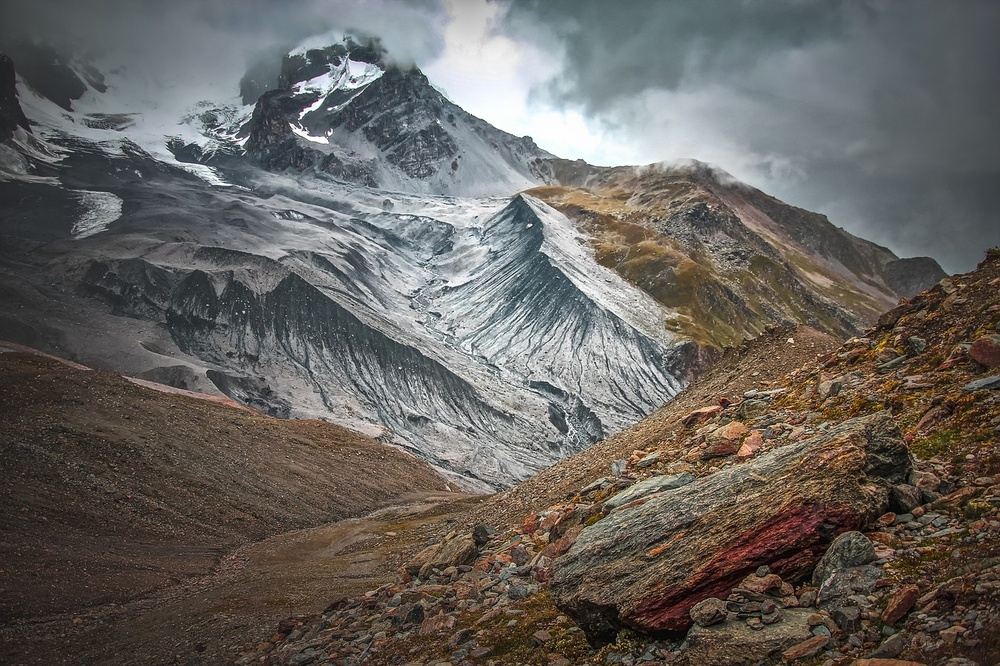
#> input picture img/image.jpg, 1000 x 666 px, shrunk from 1280 x 853 before the run, found by its file name
$ python opencv_lec02.py
#> lines starting #> are read from the running program, lines starting #| are printed output that depends on the picture; after the words box and inside, x2 and y2 are one past the last pixel; in counts of white or black regions, pixels touching at a corner belong together
# histogram
import cv2
import numpy as np

image = cv2.imread("D:\python\Vision\image.jpg")
#> image is the input picture: shape (666, 1000, 3); mean B, G, R 94.6, 99.1, 103
gray = cv2.cvtColor(image, cv2.COLOR_BGR2GRAY)
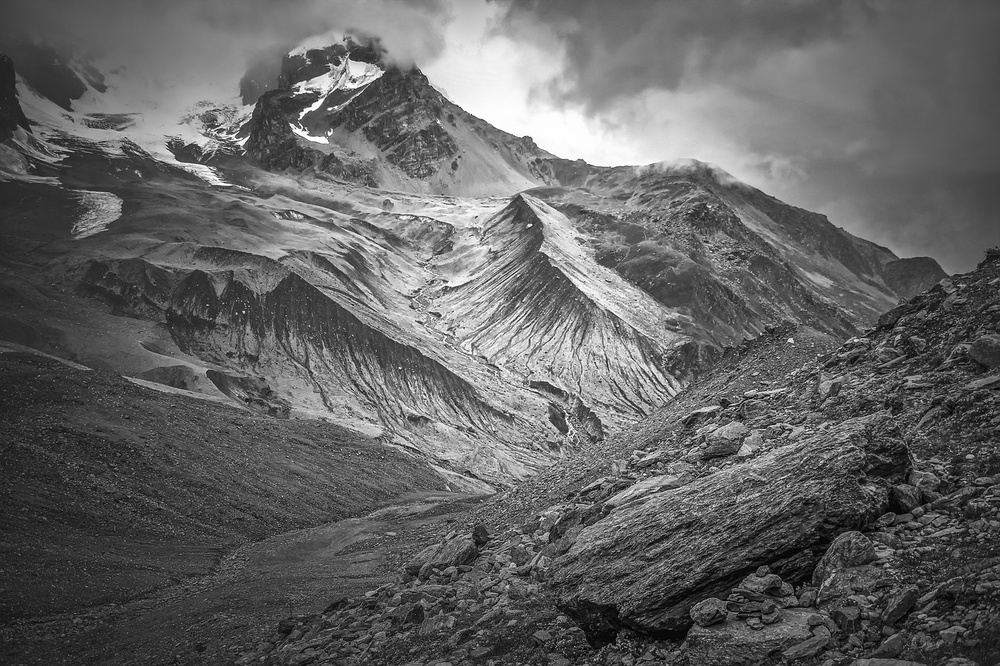
#> gray: shape (666, 1000); min 0, max 255, mean 99.7
result = np.zeros((image.shape[0], 256), dtype=np.uint8)

hist = cv2.calcHist([image], [0], None, [256], [0, 256])
#> hist = 256 values, max 6022 at index 54, min 340 at index 245, mean 2601.6
cv2.normalize(hist, hist, 0, 255, cv2.NORM_MINMAX)

for x, y in enumerate(hist):
    cv2.line(result, (int(x), image.shape[0]),
             (int(x), image.shape[0] - int(y[0])), 255)
#> this loop made 256 passes
#> y on passes 1 to 3: [145], [15.12], [17.37]
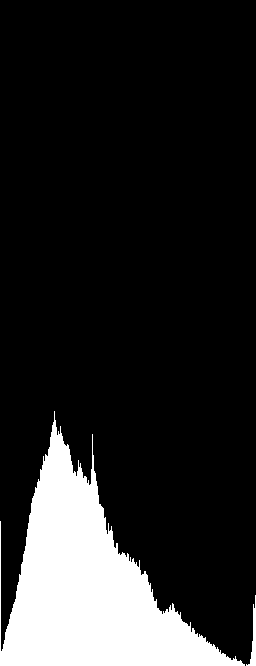
#> result: shape (666, 256); 15.2% white; 2 white regions, box (x1, y1, x2, y2) and area: (0, 411, 245, 666) 25608, (246, 595, 256, 666) 244

dst = np.hstack([image[:, :, 0], result])
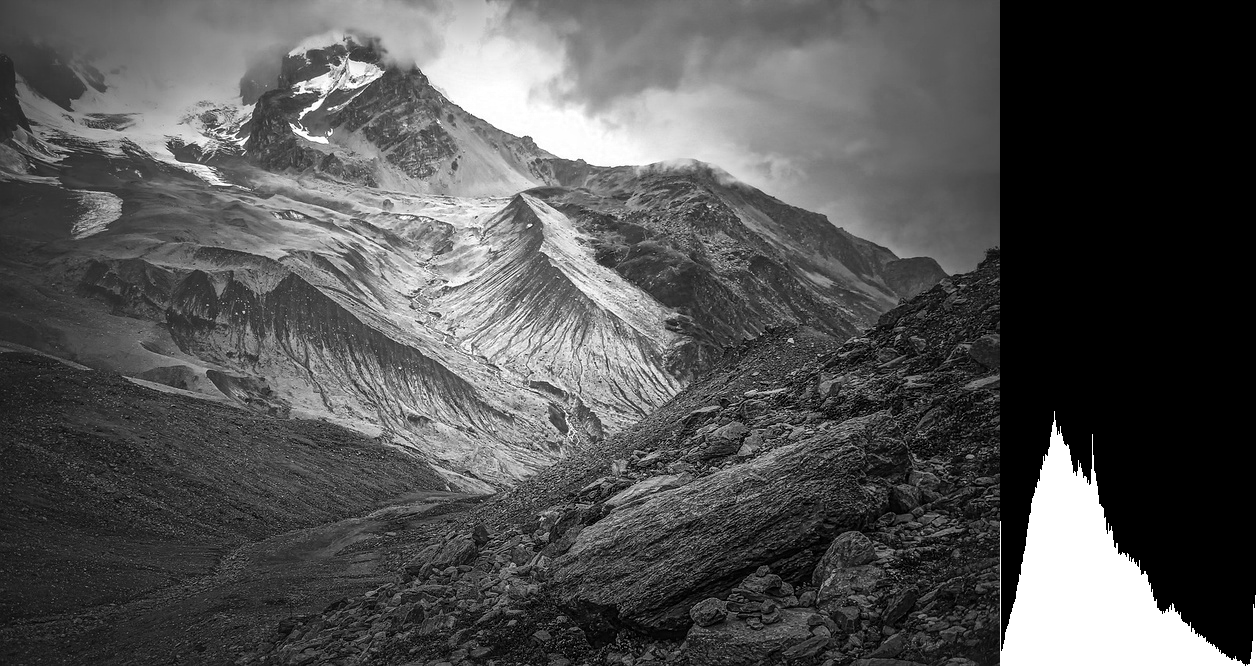
#> dst: shape (666, 1256); min 0, max 255, mean 83.2
cv2.imshow("dst", dst)
cv2.waitKey(0)
cv2.destroyAllWindows()

$ run again, with img/four.jpg copied over img/image.jpg
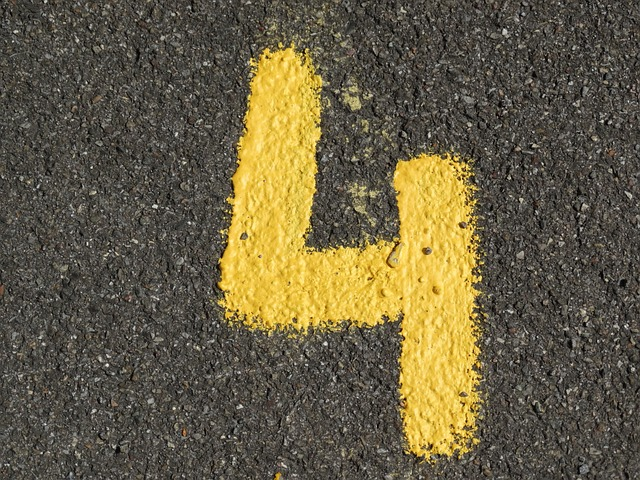
#> input picture img/four.jpg, 640 x 480 px, found by its file name
#> image is the input picture: shape (480, 640, 3); mean B, G, R 68.3, 94.2, 103.3
#> hist = 256 values, max 5066 at index 60, min 0 at index 221, mean 1200
#> the loop `for x, y in enumerate(hist):` made 256 passes
#> y on passes 1 to 3: [104.9], [11.83], [12.13]
#> after the loop `for x, y in enumerate(hist):`:
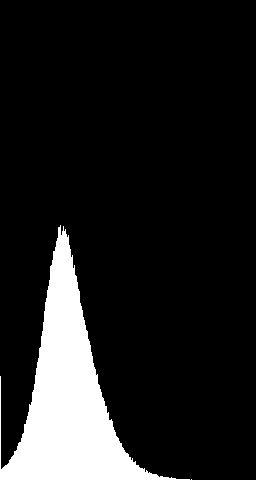
#> result: shape (480, 256); 12.5% white; 2 white regions (1 under 20 px), largest, box (x1, y1, x2, y2) and area: (0, 225, 190, 480) 15352
#> `dst = np.hstack([image[:, :, 0], result])`:
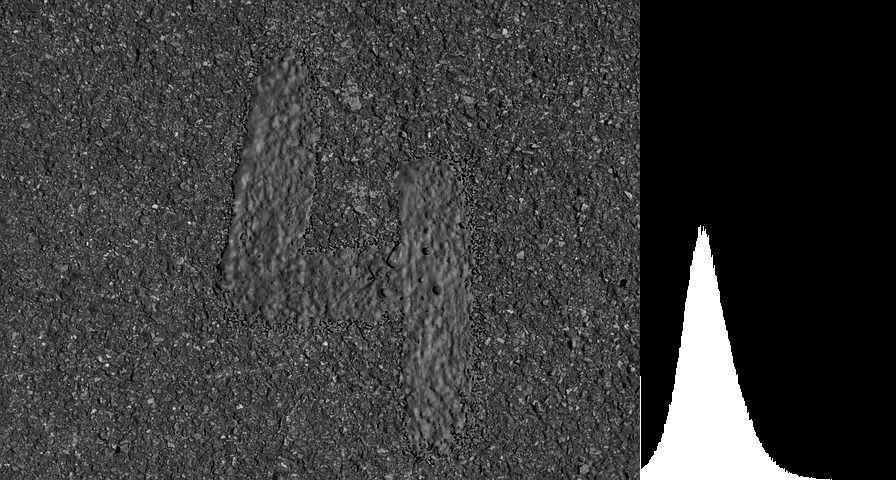
#> dst: shape (480, 896); min 0, max 255, mean 57.9

$ run again, with img/one.jpg copied over img/image.jpg
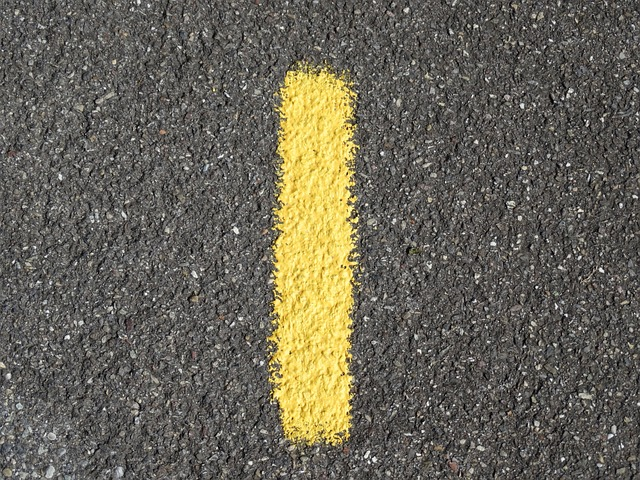
#> input picture img/one.jpg, 640 x 480 px, found by its file name
#> image is the input picture: shape (480, 640, 3); mean B, G, R 86.8, 99.8, 103.8
#> hist = 256 values, max 4090 at index 82, min 3 at index 252, mean 1200
#> the loop `for x, y in enumerate(hist):` made 256 passes
#> y on passes 1 to 3: [48.42], [7.42], [8.74]
#> after the loop `for x, y in enumerate(hist):`:
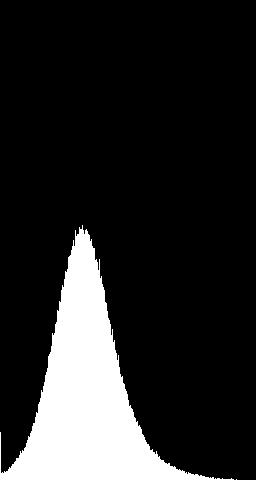
#> result: shape (480, 256); 15.5% white; 2 white regions (1 under 20 px), largest, box (x1, y1, x2, y2) and area: (0, 225, 234, 480) 18988
#> `dst = np.hstack([image[:, :, 0], result])`:
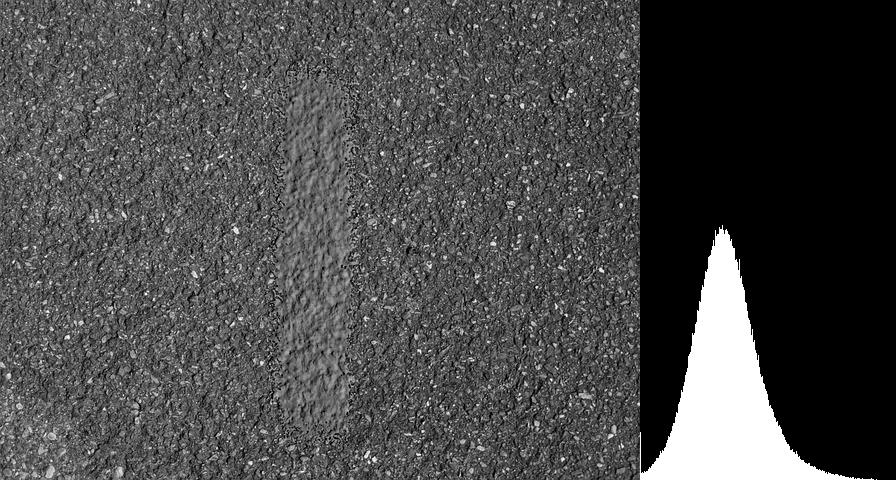
#> dst: shape (480, 896); min 0, max 255, mean 73.2

$ run again, with img/three.jpg copied over img/image.jpg
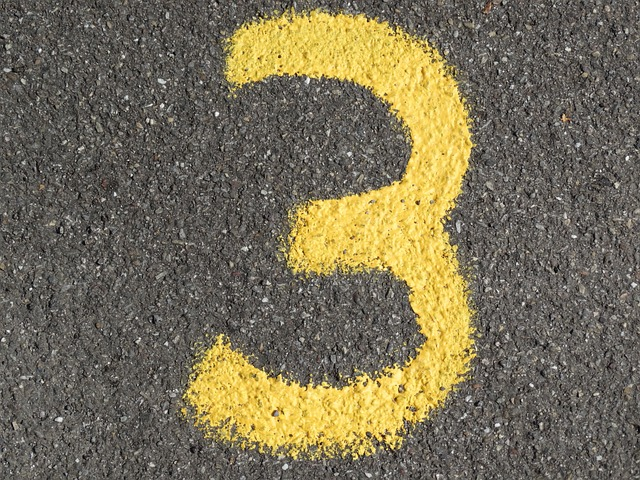
#> input picture img/three.jpg, 640 x 480 px, found by its file name
#> image is the input picture: shape (480, 640, 3); mean B, G, R 87.3, 111.5, 119.7
#> hist = 256 values, max 4641 at index 87, min 0 at index 254, mean 1200
#> the loop `for x, y in enumerate(hist):` made 256 passes
#> y on passes 1 to 3: [35.93], [4.29], [3.85]
#> after the loop `for x, y in enumerate(hist):`:
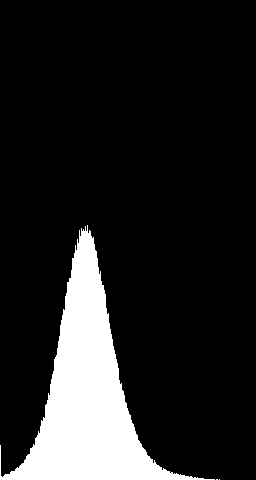
#> result: shape (480, 256); 13.6% white; 3 white regions (2 under 20 px), largest, box (x1, y1, x2, y2) and area: (0, 225, 215, 480) 16752
#> `dst = np.hstack([image[:, :, 0], result])`:
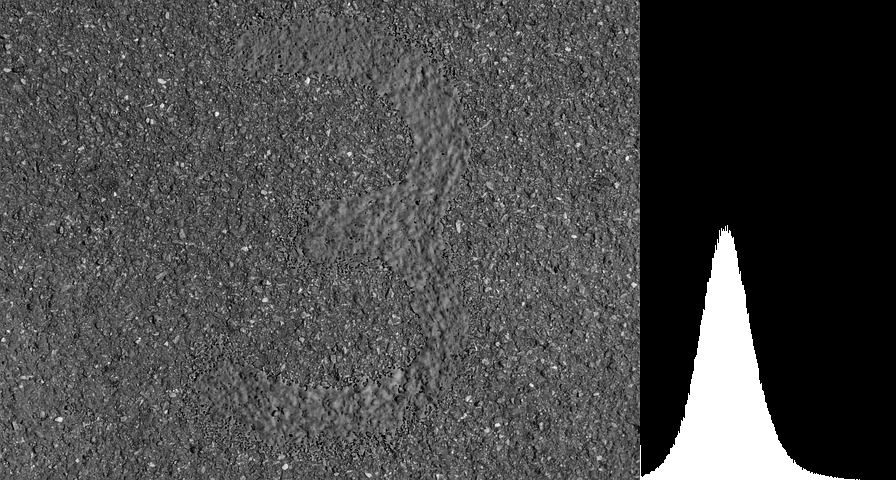
#> dst: shape (480, 896); min 0, max 255, mean 72.3
